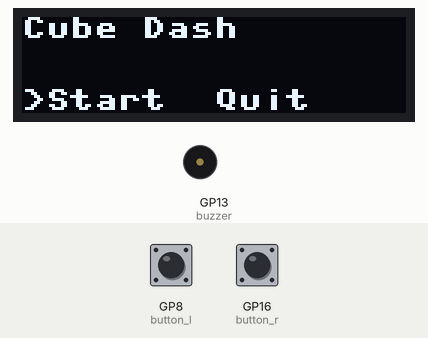
Recording of a program running on a simulated Raspberry Pi Pico running MicroPython. Shown: 128×32 one-colour display, buzzer (waves = sounding). The test bench sets the inputs (shaded band); at power-on: GP16 (button_r) LOW, GP8 (button_l) LOW. Threads take turns every 2 ms.

Above: at 2.2 s.
2.3 s: GP16 (button_r) pulled HIGH for 0.25 s
At 2.9 s:
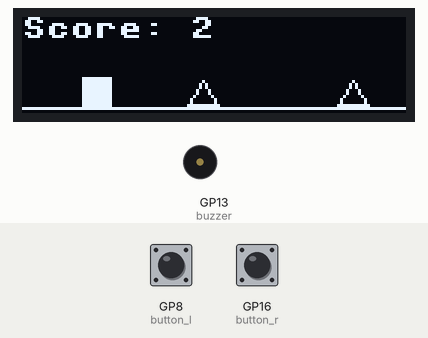
4.3 s: GP8 (button_l) pulled HIGH for 1 s
At 4.62 s:
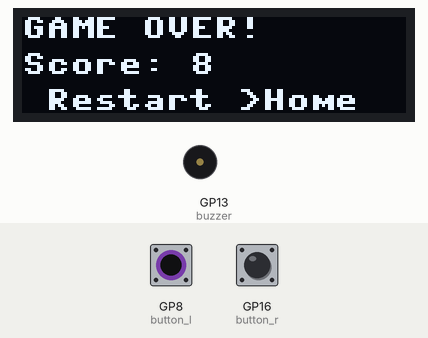
6.8 s: GP8 (button_l) pulled HIGH for 0.25 s
8.5 s: GP8 (button_l) pulled HIGH for 3.2 s
At 12.3 s:
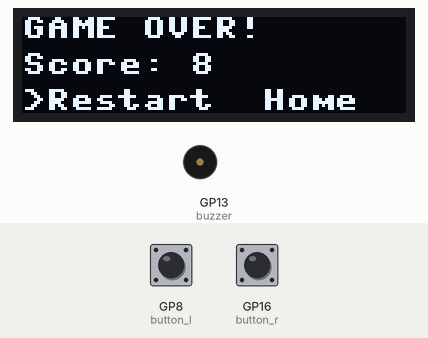
13.2 s: GP8 (button_l) driven HIGH and GP16 (button_r) driven HIGH
At 14.16 s:
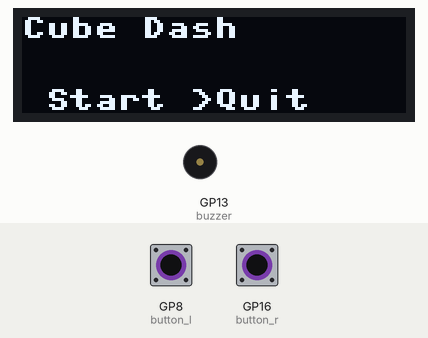
15.5 s: GP8 (button_l) driven LOW
Timing chart, 0 to 18.5 s (numbered marks = the images above; inputs shaded):
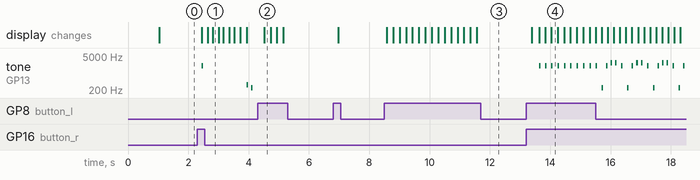

Measured:
- after the input at 2.3 s, tone on GP13 (buzzer): plays 1979 Hz for 0.05 s, 329 Hz for 0.05 s, 246 Hz for 0.05 s, starting after 0.14 s; the display: first changes after 0.14 s (image 1 shows a later state)
- after the input at 4.3 s, the display: changes after 0.21 s (image 2)
- after the input at 8.5 s, the display: changes after 0.08 s (image 3)
- after the input at 13.2 s, tone on GP13 (buzzer): alternates 1979 Hz for 0.05 s and silent for 0.16 s, starting after 0.43 s; the display: first differs from a run without the input after 0.19 s (image 4 shows a later state)

The program:

main.py
```python
# Imports
from machine import Pin, I2C, PWM
from ssd1306 import SSD1306_I2C
import time
import math
import _thread

# Set up the button
button_l = Pin(8, Pin.IN, Pin.PULL_DOWN)
button_r = Pin(16, Pin.IN, Pin.PULL_DOWN)

# Set up I2C and the pins we're using for it
i2c=I2C(0,sda=Pin(0), scl=Pin(1), freq=400000)

# Set up the buzzer
buzzer = PWM(Pin(13))

# define music variables
volume = 10000
B6 = 1979
E7 = 2637
B3 = 246
E4 = 329
playJump = False
playDeath = False
playInteract = False
playBootup = False
playBootdown = False

# Short delay to stop I2C falling over
time.sleep(1)

# Define the display and size (128x32)
display = SSD1306_I2C(128, 32, i2c)

# Define functions & classes

def triangle(x,y,h,c):
    w = int(math.ceil(h/(0.5*math.sqrt(3))))
    display.line(x,y+h,math.ceil(x+w/2),y,c)
    display.line(x+w,y+h,math.ceil(x+w/2),y,c)
    display.line(x,y+h,x+w,y+h,c)

class Player:
    x = 20
    y = 20
    speed = 10
    jumpPower = 12
    def move(self, t_x,t_y):
        triangle(t_x,t_y,10,1)
        self.x = t_x
        self.y = t_y
    def speedUp(self):
        self.speed -= 0.01
    def getSpeed(self):
        return self.speed
    def getX(self):
        return self.x
    def getY(self):
        return self.y
    def jump(self):
        self.y -= self.jumpPower
    def fall(self):
        self.y += self.jumpPower
    def draw(self):
        t_x = self.getX()
        t_y = self.getY()
        display.fill_rect(t_x, t_y, 10, 10, 1)

class Obstacle:
    x = 5
    y = 5
    def __init__(self, t_x=5, t_y=5):
        self.x = t_x
        self.y = t_y
    def getX(self):
        return self.x
    def getY(self):
        return self.y
    def move(self):
        self.x -= 5
    def resetX(self):
        self.x = 160
    def draw(self):
        triangle(self.getX(), self.getY(), 8, 1)

def drawLevel():
    display.hline(0, 30, 200, 1)
    drawObstacles()
    player.draw()

def drawObstacles():
    for obstacle in obstacles:
        obstacle.draw()

def moveObstacles():
    for obstacle in obstacles:
        if obstacle.getX() <= 0:
            obstacle.resetX()
        else:
            obstacle.move()

def gameOver():
    onScreen = True
    selected = 0
    display.invert(0)
    display.fill(0)
    display.text("GAME OVER!", 0, 0, 1)
    display.text("Score: "+str(score), 0, 12, 1)
    display.text(">Restart  Home", 0,24)
    display.show()
    while onScreen:
        time.sleep(0.2)
        if button_l():
            if selected == 0:
                selected = 1
                display.fill(0)
                display.text("GAME OVER!", 0, 0, 1)
                display.text("Score: "+str(score), 0, 12, 1)
                display.text(" Restart >Home", 0,24)
                display.show()
            else:
                selected = 0
                display.fill(0)
                display.text("GAME OVER!", 0, 0, 1)
                display.text("Score: "+str(score), 0, 12, 1)
                display.text(">Restart  Home", 0,24)
                display.show()
        if button_r():
            if selected == 0:
                onScreen = False
                startGame()
            else:
                onScreen = False
                home()

def startGame():
    global game
    global player
    global obstacles
    global playerIsInAir
    global timeInAir
    global score
    global fallTime
    game = True
    player = Player()
    obstacles = [Obstacle(60,21), Obstacle(110,21), Obstacle(160,21)]
    playerIsInAir = False
    timeInAir = 0
    score = 0
    fallTime = 1.15
    display.fill(0)
    display.show()

def home():
    global playInteract
    global playBootup
    global playBootdown
    onScreen = True
    selection = 0
    isOff = False
    display.fill(0)
    display.text("Cube Dash", 0, 0)
    display.text(">Start  Quit", 0, 24)
    display.show()
    while onScreen:
        time.sleep(0.2)
        if not isOff:
            if button_l():
                playInteract = True
                if selection == 0:
                    selection = 1
                    display.fill(0)
                    display.text("Cube Dash", 0, 0)
                    display.text(" Start >Quit", 0, 24)
                    display.show()
                elif selection == 1:
                    selection = 0
                    display.fill(0)
                    display.text("Cube Dash", 0, 0)
                    display.text(">Start  Quit", 0, 24)
                    display.show()
            elif button_r():
                playInteract = True
                if selection == 0:
                    onScreen = False
                    startGame()
                elif selection == 1:
                    playBootdown = True
                    isOff = True
                    display.poweroff()
        else:
            if button_l() or button_r():
                playBootup = True
                isOff = False
                display.poweron()

def secondThread():
    global playJump
    global playDeath
    global playInteract
    global playBootup
    global playBootdown
    while True:
        time.sleep(0.05)
        if playJump:
            jumpSFX()
            playJump = False
        elif playDeath:
            deathSFX()
            playDeath = False
        elif playInteract:
            interactSFX()
            playInteract = False
        elif playBootup:
            bootupSFX()
            playBootup = False
        elif playBootdown:
            bootdownSFX()
            playBootdown = False


def jumpSFX():
    buzzer.duty_u16(volume)
    buzzer.freq(B6)
    time.sleep(0.05)
    buzzer.duty_u16(0)
    time.sleep(0.1)
    buzzer.duty_u16(volume)
    buzzer.freq(E7)
    time.sleep(0.05)
    buzzer.duty_u16(0)
    time.sleep(0.1)

def deathSFX():
    buzzer.duty_u16(volume)
    buzzer.freq(E4)
    time.sleep(0.05)
    buzzer.duty_u16(0)
    time.sleep(0.1)
    buzzer.duty_u16(volume)
    buzzer.freq(B3)
    time.sleep(0.05)
    buzzer.duty_u16(0)
    time.sleep(0.1)

def interactSFX():
    buzzer.duty_u16(volume)
    buzzer.freq(B6)
    time.sleep(0.05)
    buzzer.duty_u16(0)
    time.sleep(0.1)

def bootupSFX():
    buzzer.duty_u16(volume)
    buzzer.freq(B3)
    time.sleep(0.05)
    buzzer.duty_u16(0)
    time.sleep(0.1)
    buzzer.duty_u16(volume)
    buzzer.freq(B6)
    time.sleep(0.05)
    buzzer.duty_u16(0)
    time.sleep(0.1)
    buzzer.duty_u16(volume)
    buzzer.freq(E7)
    time.sleep(0.05)
    buzzer.duty_u16(0)
    time.sleep(0.1)
    buzzer.duty_u16(volume)
    buzzer.freq(E7)
    time.sleep(0.05)
    buzzer.duty_u16(0)
    time.sleep(0.1)

def bootdownSFX():
    buzzer.duty_u16(volume)
    buzzer.freq(E7)
    time.sleep(0.05)
    buzzer.duty_u16(0)
    time.sleep(0.1)
    buzzer.duty_u16(volume)
    buzzer.freq(E7)
    time.sleep(0.05)
    buzzer.duty_u16(0)
    time.sleep(0.1)
    time.sleep(0.1)
    buzzer.duty_u16(volume)
    buzzer.freq(B6)
    time.sleep(0.05)
    buzzer.duty_u16(0)
    buzzer.duty_u16(volume)
    buzzer.freq(B3)
    time.sleep(0.05)
    buzzer.duty_u16(0)

# Create variables
game = False
player = Player()
obstacles = [Obstacle(60,21), Obstacle(110,21), Obstacle(160,21)]
playerIsInAir = False
timeInAir = 0
score = 0
fallTime = 1.15

def mainThread():
    global game
    global player
    global obstacles
    global playerIsInAir
    global timeInAir
    global score
    global fallTime
    global playJump
    global playDeath

    home()

    while game:
        display.fill(0)
        drawLevel()

        speed = player.getSpeed()
        fallTime = 1.15/10*speed
        time.sleep(speed/60)
        moveObstacles()

        if button_l() == 1 and not playerIsInAir:
            player.jump()
            playJump = True

        if player.getY() < 20:
            playerIsInAir = True

        if playerIsInAir:
            timeInAir += speed/60

        if playerIsInAir and timeInAir > fallTime:
            player.fall()
            playerIsInAir = False
            timeInAir = 0

        score += 1
        display.text("Score: "+str(score),0,0)

        if not int(math.floor(score/100.0))%2 == 0:
            display.invert(1)
        else:
            display.invert(0)

        if not int(math.floor(score/10.0))%15 == 0 and score > 200:
            player.speedUp()
        elif not int(math.floor(score/10.0))%10 == 0 and score > 600:
            player.speedUp()
        elif not int(math.floor(score/10.0))%5 == 0 and score > 1000:
            player.speedUp()
        elif not int(math.floor(score/10.0))%3 == 0 and score > 2000:
            player.speedUp()

        display.show()

        for obstacle in obstacles:
            if player.getX() == obstacle.getX() and not playerIsInAir:
                game = False
                playDeath = True
                gameOver()

second_thread = _thread.start_new_thread(secondThread, ())
mainThread()
```
